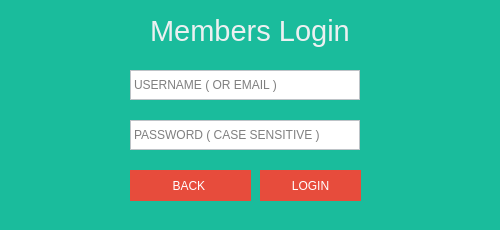
<?xml version="1.0" encoding="UTF-8"?>
<ui version="4.0">
 <class>loginform</class>
 <widget class="QDialog" name="loginform">
  <property name="geometry">
   <rect>
    <x>0</x>
    <y>0</y>
    <width>500</width>
    <height>230</height>
   </rect>
  </property>
  <property name="minimumSize">
   <size>
    <width>500</width>
    <height>230</height>
   </size>
  </property>
  <property name="maximumSize">
   <size>
    <width>500</width>
    <height>230</height>
   </size>
  </property>
  <property name="windowTitle">
   <string>Login - Q &amp; A Platform NCIBI Ali &amp; OUERGHI FIRAS</string>
  </property>
  <property name="windowIcon">
   <iconset>
    <normaloff>../../../Downloads/speech-bubble.png</normaloff>../../../Downloads/speech-bubble.png</iconset>
  </property>
  <property name="styleSheet">
   <string notr="true">QToolTip
{
     border: 1px solid black;
     background-color: #ffa02f;
     padding: 1px;
     border-radius: 3px;
     opacity: 100;
}

QWidget
{
    color:#ecf0f1;
    background-color: #1abc9c;
}

QWidget:item:hover
{
    background-color: QLinearGradient( x1: 0, y1: 0, x2: 0, y2: 1, stop: 0 #ffa02f, stop: 1 #ca0619);
    color: #000000;
}

QWidget:item:selected
{
    background-color: QLinearGradient( x1: 0, y1: 0, x2: 0, y2: 1, stop: 0 #ffa02f, stop: 1 #d7801a);
}

QMenuBar::item
{
    background: transparent;
}

QMenuBar::item:selected
{
    background: transparent;
    border: 1px solid #ffaa00;
}

QMenuBar::item:pressed
{
    background: #444;
    border: 1px solid #000;
    background-color: QLinearGradient(
        x1:0, y1:0,
        x2:0, y2:1,
        stop:1 #212121,
        stop:0.4 #343434/*,
        stop:0.2 #343434,
        stop:0.1 #ffaa00*/
    );
    margin-bottom:-1px;
    padding-bottom:1px;
}

QMenu
{
    border: 1px solid #000;
}

QMenu::item
{
    padding: 2px 20px 2px 20px;
}

QMenu::item:selected
{
    color: #000000;
}

QWidget:disabled
{
    color: #404040;
    background-color: #323232;
}

QAbstractItemView
{
    background-color: QLinearGradient( x1: 0, y1: 0, x2: 0, y2: 1, stop: 0 #4d4d4d, stop: 0.1 #646464, stop: 1 #5d5d5d);
}

QWidget:focus
{
    /*border: 2px solid QLinearGradient( x1: 0, y1: 0, x2: 0, y2: 1, stop: 0 #ffa02f, stop: 1 #d7801a);*/
}

QLineEdit
{
    background-color: #bdc3c7;
    padding: 1px;
    color:black;
    border-style: solid;
    border: 1px solid #bdc3c7;


}

QPushButton
{
    color: white;
    background-color: #e74c3c;
    border-width: 1px;
    border-color: #e74c3c;
    border-style: solid;
    padding: 3px;
    font-size: 12px;
    padding-left: 5px;
    padding-right: 5px;
}

QPushButton:pressed
{
    background-color: QLinearGradient( x1: 0, y1: 0, x2: 0, y2: 1, stop: 0 #2d2d2d, stop: 0.1 #2b2b2b, stop: 0.5 #292929, stop: 0.9 #282828, stop: 1 #252525);
}

QComboBox
{
    selection-background-color: #ffaa00;
    background-color: QLinearGradient( x1: 0, y1: 0, x2: 0, y2: 1, stop: 0 #565656, stop: 0.1 #525252, stop: 0.5 #4e4e4e, stop: 0.9 #4a4a4a, stop: 1 #464646);
    border-style: solid;
    border: 1px solid #1e1e1e;
    border-radius: 5;
}

QComboBox:hover,QPushButton:hover
{
    border: 2px solid QLinearGradient( x1: 0, y1: 0, x2: 0, y2: 1, stop: 0 #ffa02f, stop: 1 #d7801a);
}


QComboBox:on
{
    padding-top: 3px;
    padding-left: 4px;
    background-color: QLinearGradient( x1: 0, y1: 0, x2: 0, y2: 1, stop: 0 #2d2d2d, stop: 0.1 #2b2b2b, stop: 0.5 #292929, stop: 0.9 #282828, stop: 1 #252525);
    selection-background-color: #ffaa00;
}

QComboBox QAbstractItemView
{
    border: 2px solid darkgray;
    selection-background-color: QLinearGradient( x1: 0, y1: 0, x2: 0, y2: 1, stop: 0 #ffa02f, stop: 1 #d7801a);
}

QComboBox::drop-down
{
     subcontrol-origin: padding;
     subcontrol-position: top right;
     width: 15px;

     border-left-width: 0px;
     border-left-color: darkgray;
     border-left-style: solid; /* just a single line */
     border-top-right-radius: 3px; /* same radius as the QComboBox */
     border-bottom-right-radius: 3px;
 }

QComboBox::down-arrow
{
     image: url(:/down_arrow.png);
}

QGroupBox:focus
{
border: 2px solid QLinearGradient( x1: 0, y1: 0, x2: 0, y2: 1, stop: 0 #ffa02f, stop: 1 #d7801a);
}

QTextEdit:focus
{
    border: 2px solid QLinearGradient( x1: 0, y1: 0, x2: 0, y2: 1, stop: 0 #ffa02f, stop: 1 #d7801a);
}

QScrollBar:horizontal {
     border: 1px solid #222222;
     background: QLinearGradient( x1: 0, y1: 0, x2: 0, y2: 1, stop: 0.0 #121212, stop: 0.2 #282828, stop: 1 #484848);
     height: 7px;
     margin: 0px 16px 0 16px;
}

QScrollBar::handle:horizontal
{
      background: QLinearGradient( x1: 0, y1: 0, x2: 1, y2: 0, stop: 0 #ffa02f, stop: 0.5 #d7801a, stop: 1 #ffa02f);
      min-height: 20px;
      border-radius: 2px;
}

QScrollBar::add-line:horizontal {
      border: 1px solid #1b1b19;
      border-radius: 2px;
      background: QLinearGradient( x1: 0, y1: 0, x2: 1, y2: 0, stop: 0 #ffa02f, stop: 1 #d7801a);
      width: 14px;
      subcontrol-position: right;
      subcontrol-origin: margin;
}

QScrollBar::sub-line:horizontal {
      border: 1px solid #1b1b19;
      border-radius: 2px;
      background: QLinearGradient( x1: 0, y1: 0, x2: 1, y2: 0, stop: 0 #ffa02f, stop: 1 #d7801a);
      width: 14px;
     subcontrol-position: left;
     subcontrol-origin: margin;
}

QScrollBar::right-arrow:horizontal, QScrollBar::left-arrow:horizontal
{
      border: 1px solid black;
      width: 1px;
      height: 1px;
      background: white;
}

QScrollBar::add-page:horizontal, QScrollBar::sub-page:horizontal
{
      background: none;
}

QScrollBar:vertical
{
      background: QLinearGradient( x1: 0, y1: 0, x2: 1, y2: 0, stop: 0.0 #121212, stop: 0.2 #282828, stop: 1 #484848);
      width: 7px;
      margin: 16px 0 16px 0;
      border: 1px solid #222222;
}

QScrollBar::handle:vertical
{
      background: QLinearGradient( x1: 0, y1: 0, x2: 0, y2: 1, stop: 0 #ffa02f, stop: 0.5 #d7801a, stop: 1 #ffa02f);
      min-height: 20px;
      border-radius: 2px;
}

QScrollBar::add-line:vertical
{
      border: 1px solid #1b1b19;
      border-radius: 2px;
      background: QLinearGradient( x1: 0, y1: 0, x2: 0, y2: 1, stop: 0 #ffa02f, stop: 1 #d7801a);
      height: 14px;
      subcontrol-position: bottom;
      subcontrol-origin: margin;
}

QScrollBar::sub-line:vertical
{
      border: 1px solid #1b1b19;
      border-radius: 2px;
      background: QLinearGradient( x1: 0, y1: 0, x2: 0, y2: 1, stop: 0 #d7801a, stop: 1 #ffa02f);
      height: 14px;
      subcontrol-position: top;
      subcontrol-origin: margin;
}

QScrollBar::up-arrow:vertical, QScrollBar::down-arrow:vertical
{
      border: 1px solid black;
      width: 1px;
      height: 1px;
      background: white;
}


QScrollBar::add-page:vertical, QScrollBar::sub-page:vertical
{
      background: none;
}

QTextEdit
{
    background-color: #242424;
}

QPlainTextEdit
{
    background-color: #242424;
}

QHeaderView::section
{
    background-color: QLinearGradient(x1:0, y1:0, x2:0, y2:1, stop:0 #616161, stop: 0.5 #505050, stop: 0.6 #434343, stop:1 #656565);
    color: white;
    padding-left: 4px;
    border: 1px solid #6c6c6c;
}

QCheckBox:disabled
{
color: #414141;
}

QDockWidget::title
{
    text-align: center;
    spacing: 3px; /* spacing between items in the tool bar */
    background-color: QLinearGradient(x1:0, y1:0, x2:0, y2:1, stop:0 #323232, stop: 0.5 #242424, stop:1 #323232);
}

QDockWidget::close-button, QDockWidget::float-button
{
    text-align: center;
    spacing: 1px; /* spacing between items in the tool bar */
    background-color: QLinearGradient(x1:0, y1:0, x2:0, y2:1, stop:0 #323232, stop: 0.5 #242424, stop:1 #323232);
}

QDockWidget::close-button:hover, QDockWidget::float-button:hover
{
    background: #242424;
}

QDockWidget::close-button:pressed, QDockWidget::float-button:pressed
{
    padding: 1px -1px -1px 1px;
}

QMainWindow::separator
{
    background-color: QLinearGradient(x1:0, y1:0, x2:0, y2:1, stop:0 #161616, stop: 0.5 #151515, stop: 0.6 #212121, stop:1 #343434);
    color: white;
    padding-left: 4px;
    border: 1px solid #4c4c4c;
    spacing: 3px; /* spacing between items in the tool bar */
}

QMainWindow::separator:hover
{

    background-color: QLinearGradient(x1:0, y1:0, x2:0, y2:1, stop:0 #d7801a, stop:0.5 #b56c17 stop:1 #ffa02f);
    color: white;
    padding-left: 4px;
    border: 1px solid #6c6c6c;
    spacing: 3px; /* spacing between items in the tool bar */
}

QToolBar::handle
{
     spacing: 3px; /* spacing between items in the tool bar */
     background: url(:/images/handle.png);
}

QMenu::separator
{
    height: 2px;
    background-color: QLinearGradient(x1:0, y1:0, x2:0, y2:1, stop:0 #161616, stop: 0.5 #151515, stop: 0.6 #212121, stop:1 #343434);
    color: white;
    padding-left: 4px;
    margin-left: 10px;
    margin-right: 5px;
}

QProgressBar
{
    border: 2px solid grey;
    border-radius: 5px;
    text-align: center;
}

QProgressBar::chunk
{
    background-color: #d7801a;
    width: 2.15px;
    margin: 0.5px;
}

QTabBar::tab {
    color: #b1b1b1;
    border: 1px solid #444;
    border-bottom-style: none;
    background-color: #323232;
    padding-left: 10px;
    padding-right: 10px;
    padding-top: 3px;
    padding-bottom: 2px;
    margin-right: -1px;
}

QTabWidget::pane {
    border: 1px solid #444;
    top: 1px;
}

QTabBar::tab:last
{
    margin-right: 0; /* the last selected tab has nothing to overlap with on the right */
    border-top-right-radius: 3px;
}

QTabBar::tab:first:!selected
{
 margin-left: 0px; /* the last selected tab has nothing to overlap with on the right */


    border-top-left-radius: 3px;
}

QTabBar::tab:!selected
{
    color: #b1b1b1;
    border-bottom-style: solid;
    margin-top: 3px;
    background-color: QLinearGradient(x1:0, y1:0, x2:0, y2:1, stop:1 #212121, stop:.4 #343434);
}

QTabBar::tab:selected
{
    border-top-left-radius: 3px;
    border-top-right-radius: 3px;
    margin-bottom: 0px;
}

QTabBar::tab:!selected:hover
{
    /*border-top: 2px solid #ffaa00;
    padding-bottom: 3px;*/
    border-top-left-radius: 3px;
    border-top-right-radius: 3px;
    background-color: QLinearGradient(x1:0, y1:0, x2:0, y2:1, stop:1 #212121, stop:0.4 #343434, stop:0.2 #343434, stop:0.1 #ffaa00);
}

QRadioButton::indicator:checked, QRadioButton::indicator:unchecked{
    color: #b1b1b1;
    background-color: #323232;
    border: 1px solid #b1b1b1;
    border-radius: 6px;
}

QRadioButton::indicator:checked
{
    background-color: qradialgradient(
        cx: 0.5, cy: 0.5,
        fx: 0.5, fy: 0.5,
        radius: 1.0,
        stop: 0.25 #ffaa00,
        stop: 0.3 #323232
    );
}

QCheckBox::indicator{
    color: #b1b1b1;
    background-color: #323232;
    border: 1px solid #b1b1b1;
    width: 9px;
    height: 9px;
}

QRadioButton::indicator
{
    border-radius: 6px;
}

QRadioButton::indicator:hover, QCheckBox::indicator:hover
{
    border: 1px solid #ffaa00;
}

QCheckBox::indicator:checked
{
    image:url(:/images/checkbox.png);
}

QCheckBox::indicator:disabled, QRadioButton::indicator:disabled
{
    border: 1px solid #444;
}</string>
  </property>
  <widget class="QPushButton" name="LoginButton">
   <property name="geometry">
    <rect>
     <x>260</x>
     <y>170</y>
     <width>101</width>
     <height>31</height>
    </rect>
   </property>
   <property name="text">
    <string>LOGIN</string>
   </property>
  </widget>
  <widget class="QLineEdit" name="inputPassword">
   <property name="geometry">
    <rect>
     <x>130</x>
     <y>120</y>
     <width>230</width>
     <height>30</height>
    </rect>
   </property>
   <property name="styleSheet">
    <string notr="true">background-color:white;</string>
   </property>
   <property name="echoMode">
    <enum>QLineEdit::Password</enum>
   </property>
   <property name="placeholderText">
    <string>PASSWORD ( CASE SENSITIVE )</string>
   </property>
  </widget>
  <widget class="QLineEdit" name="inputUsername">
   <property name="geometry">
    <rect>
     <x>130</x>
     <y>70</y>
     <width>230</width>
     <height>30</height>
    </rect>
   </property>
   <property name="styleSheet">
    <string notr="true">background-color:white;
</string>
   </property>
   <property name="placeholderText">
    <string>USERNAME ( OR EMAIL )</string>
   </property>
  </widget>
  <widget class="QPushButton" name="homeButton">
   <property name="geometry">
    <rect>
     <x>130</x>
     <y>170</y>
     <width>121</width>
     <height>31</height>
    </rect>
   </property>
   <property name="text">
    <string>BACK </string>
   </property>
  </widget>
  <widget class="QLabel" name="label_3">
   <property name="geometry">
    <rect>
     <x>150</x>
     <y>10</y>
     <width>201</width>
     <height>41</height>
    </rect>
   </property>
   <property name="font">
    <font>
     <pointsize>22</pointsize>
     <weight>50</weight>
     <bold>false</bold>
    </font>
   </property>
   <property name="text">
    <string>Members Login</string>
   </property>
  </widget>
 </widget>
 <resources/>
 <connections/>
</ui>
